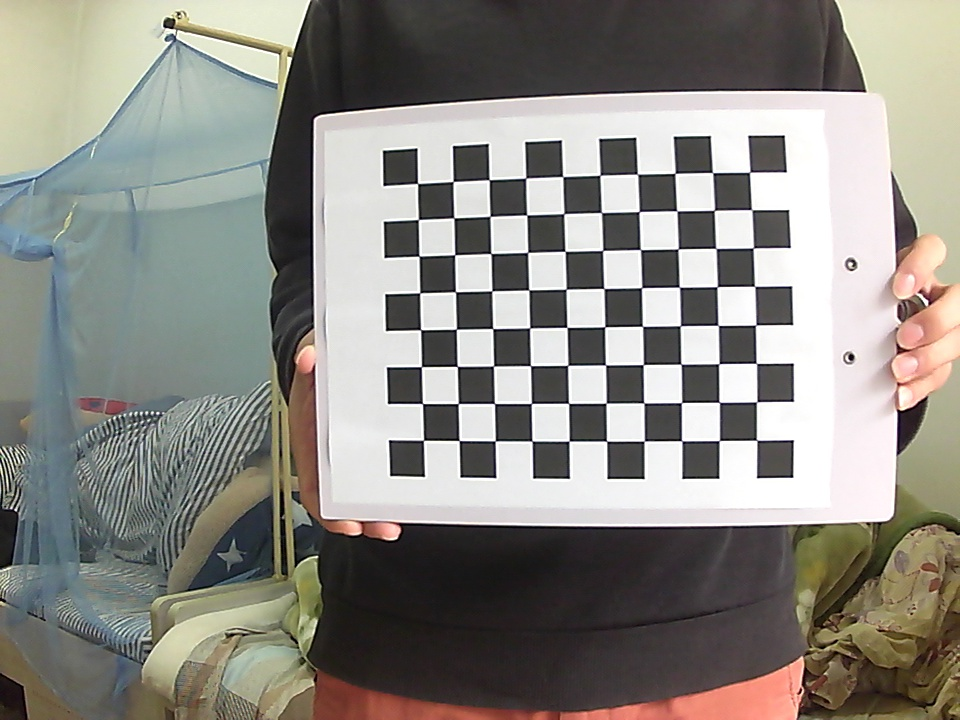
#> input picture Image_l1.jpg, 960 x 720 px; its folder holds 4 pictures in this run
$ python testPCA.py
#> lines starting #> are read from the running program, lines starting #| are printed output that depends on the picture
# coding:utf-8
import numpy as np
import scipy.linalg as linA  # 为了激活线性代数库mkl
from PIL import Image
import os
import glob


def sim_distance(train, test):
    '''
    计算欧氏距离相似度
    :param train: 二维训练集
    :param test: 一维测试集
    :return: 该测试集到每一个训练集的欧氏距离
    '''
    return [np.linalg.norm(i - test) for i in train]


# picture_path = os.getcwd() + '\\pictures\\'
picture_path = os.path.split(os.path.realpath(__file__))[0] + os.path.sep
array_list = []
img_names = glob.glob(picture_path + '*.jpg')
for name in img_names:
    # 读取每张图片并生成灰度（0-255）的一维序列 1*160000
    img = Image.open(name)
#> img is the input picture: PIL image 960x720 RGB; mean R, G, B 139.7, 137.6, 131.2

    # img_binary = img.convert('1') 二值化
    img_grey = img.convert('L')  # 灰度化
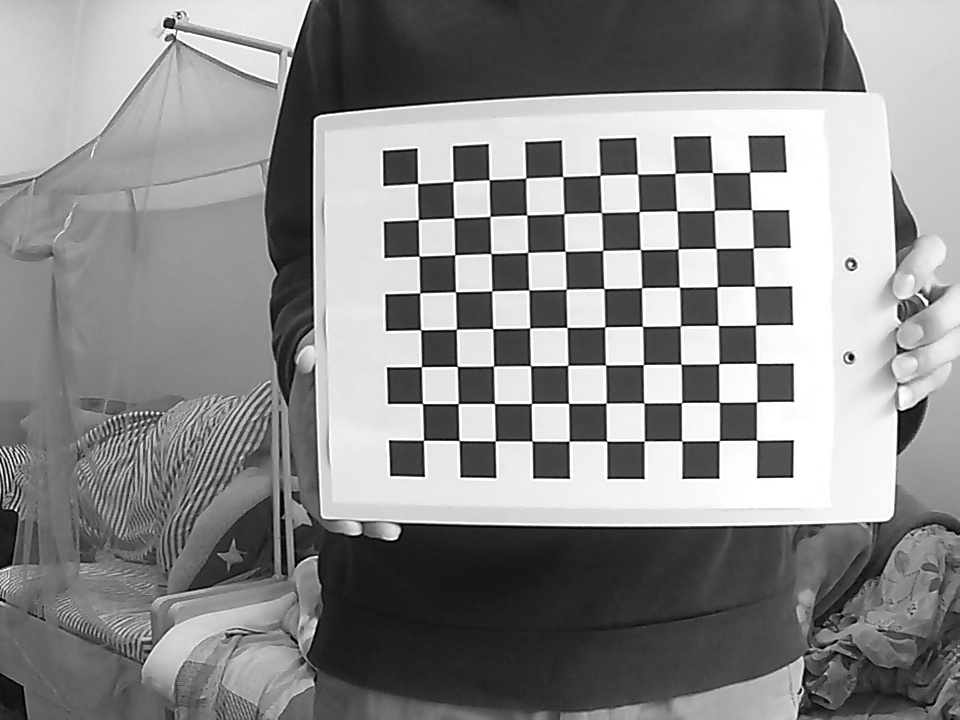
#> img_grey: PIL image 960x720 L; min 0, max 255, mean 137.5
    # img_grey.show()
    dim = img_grey.size[0] * img_grey.size[1]
#> dim = 691200
    array_list.append(np.array(img_grey).reshape((1, dim)))
#> pass 2 of the loop `for name in img_names:`:
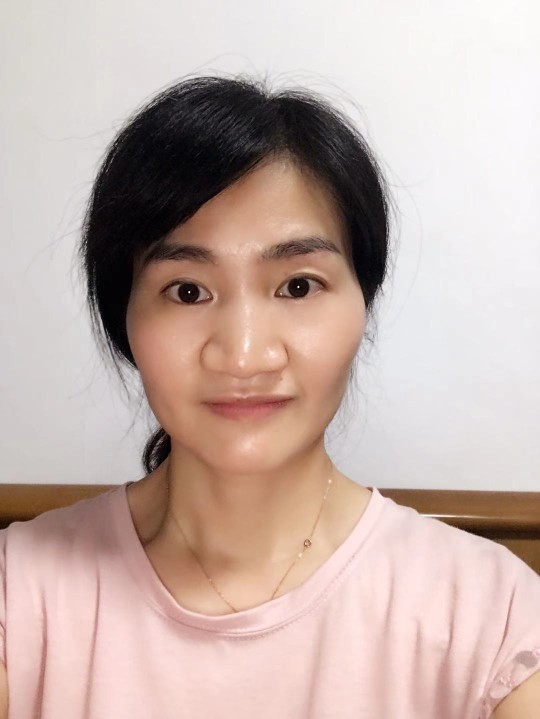
#> input picture hulidan.jpg, 1080 x 1438 px (shown at 1/2 size)
#> img is the input picture: PIL image 1080x1438 RGB; mean R, G, B 197.8, 177.4, 170.5
#> `img_grey = img.convert('L')`:
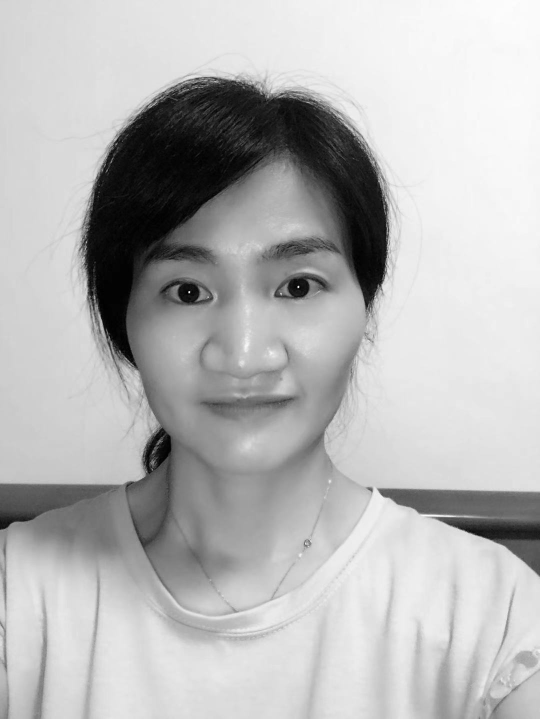
#> img_grey: PIL image 1080x1438 L (shown at 1/2 size); min 0, max 253, mean 182.7
#> pass 3 of the loop `for name in img_names:`:
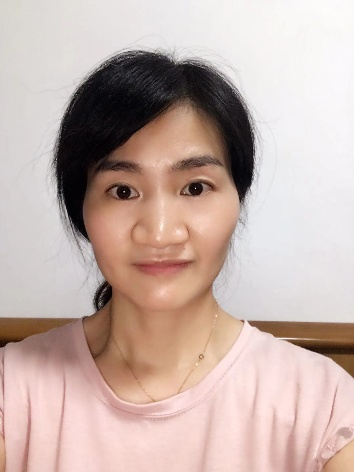
#> input picture hulidan_.jpg, 354 x 472 px
#> img is the input picture: PIL image 354x472 RGB; mean R, G, B 197.7, 177.3, 170.4
#> `img_grey = img.convert('L')`:
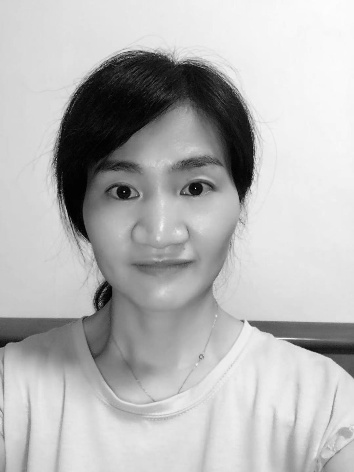
#> img_grey: PIL image 354x472 L; min 0, max 253, mean 182.6
#> the loop made 4 passes; the first 3 are shown

# 高维数据下的特征值分解
#> (the run stopped early here; a loop or call above may not have finished)
